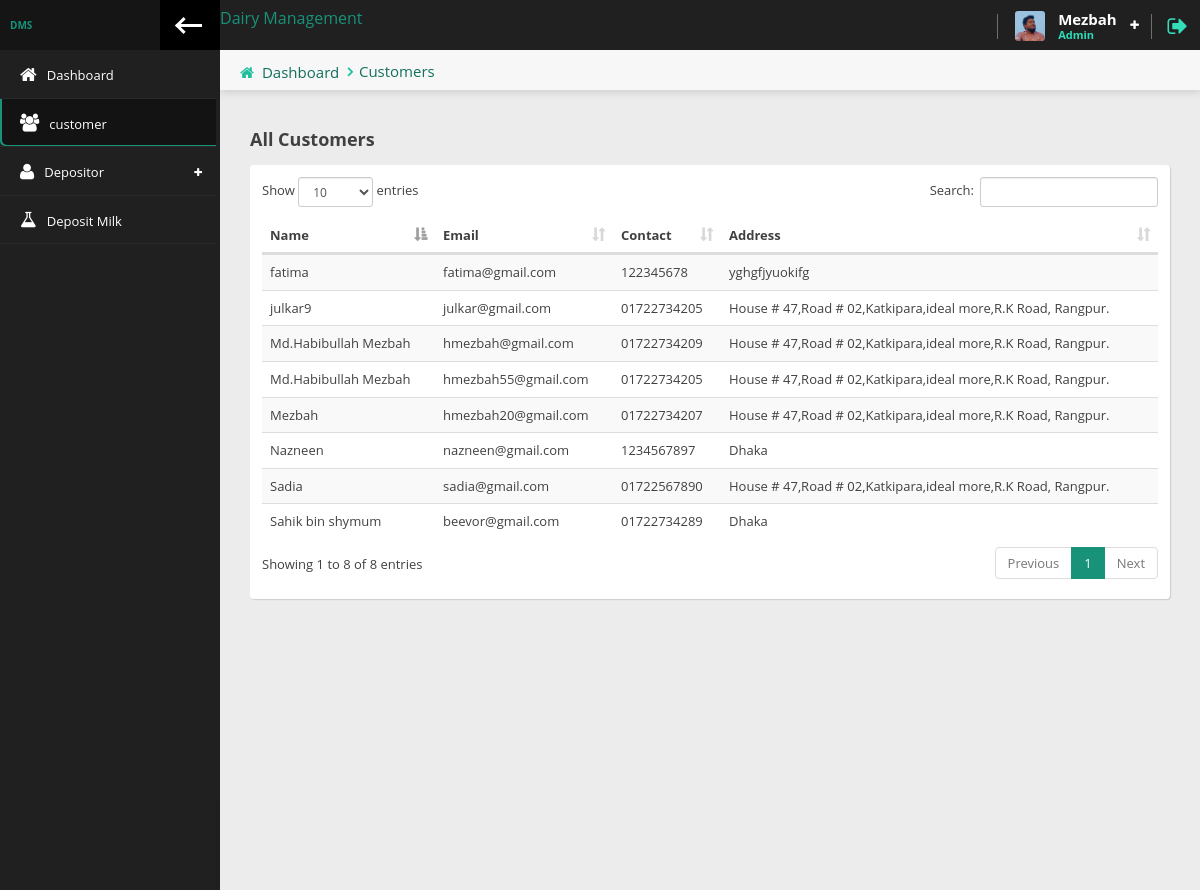
Page /Admin/customer.php (signed in) on the committed database.
### tables this page shows
CREATE TABLE `customer` (
  `id` int(5) NOT NULL,
  `name` varchar(100) NOT NULL,
  `email` varchar(50) NOT NULL,
  `password` varchar(100) NOT NULL,
  `contact` varchar(11) NOT NULL,
  `address` varchar(200) NOT NULL,
  `datetime` timestamp NOT NULL DEFAULT current_timestamp()
);

### Admin/customer.php (the view, shortened to what this page needs)
<?php
require_once 'header.php';
?>
                <div class="content-header">
                    <div class="leftside-content-header">
                    <ul class="breadcrumbs">
                        <li><i class="fa fa-home" aria-hidden="true"></i><a href="#">Dashboard</a></li>
                        <li><a href="javascript:avoid(0)">Customers</a></li>
                    </ul>
                    </div>
                </div>
    <div class="row animated fadeInUp">
        <div class="col-sm-12">
                    <h4 class="section-subtitle"><b>All Customers</b></h4>
                    <div class="panel">
                        <div class="panel-content">
                            <div class="table-responsive">
                                <table id="basic-table" class="data-table table table-striped nowrap table-hover" cellspacing="0" width="100%">
                                    <thead>
                                    <tr>
                                        <th>Name</th>
                                        <th>Email</th>
                                        <th>Contact</th>
                                        <th>Address</th>
                                    </tr>
                                    </thead>
                                    <tbody>
                                        <?php
                                        $result=mysqli_query($con, "SELECT * FROM `customer`");
                                        while($row = mysqli_fetch_assoc($result)) {
                                            ?>
                                            <tr>
                                            <td><?= $row["name"] ?></td>
                                            <td><?= $row["email"] ?></td>
                                            <td><?= $row["contact"] ?></td>
                                            <td><?= $row["address"] ?></td>
                                            </tr>
                                            <?php
                                            }
                                        ?>
                                    </tbody>
                                </table>
                            </div>
                        </div>
                    </div>
                </div>
    </div>
        <?php
            require_once 'footer.php';
        ?>

### Admin/header.php (shortened to what this page needs)
<?php
$page = explode('/',$_SERVER['PHP_SELF']);
$page = end($page);
?>
<!doctype html>
<html lang="en" class="fixed left-sidebar-top">
<head>
    <link href="../assets/vendor/pace/pace-theme-minimal.css" rel="stylesheet" />
    <link rel="stylesheet" href="../assets/vendor/bootstrap/css/bootstrap.css">
    <link rel="stylesheet" href="../assets/vendor/font-awesome/css/font-awesome.css">
    <link rel="stylesheet" href="../assets/vendor/animate.css/animate.css">
    <link rel="stylesheet" href="../assets/vendor/toastr/toastr.min.css">
    <link rel="stylesheet" href="../assets/vendor/magnific-popup/magnific-popup.css">
    <link rel="stylesheet" href="../assets/vendor/data-table/media/css/dataTables.bootstrap.min.css">
    <link rel="stylesheet" href="../assets/stylesheets/css/style.css">
</head>
<body>
    <div class="wrap">
        <div class="page-header">
            <div class="leftside-header">
                <div class="logo">
                    <a href="index.php" class="on-click">
                        <h5>Dairy Management</h5>
                    </a>
                </div>
            </div>
            <div class="rightside-header">
                <div class="header-section hidden-xs" id="notice-headerbox">
                </div>
                <div class="header-section" id="user-headerbox">
                    <div class="user-header-wrap">
                        <div class="user-photo">
                            <img alt="profile photo" src="../assets/images/avatar/mezbah.jpg" />
                        </div>
                        <div class="user-info">
                            <span class="user-name">Mezbah</span>
                            <span class="user-profile">Admin</span>
                        </div>
                        <i class="fa fa-plus icon-open" aria-hidden="true"></i>
                    </div>
                </div>
                <div class="header-section">
                    <a href="logout.php" data-toggle="tooltip" data-placement="left" title="Logout"><i class="fa fa-sign-out log-out" aria-hidden="true"></i></a>
                </div>
            </div>
        </div>
        <div class="page-body">
            <div class="left-sidebar">
                <div class="left-sidebar-header">
                    <div class="left-sidebar-title">DMS</div>
                    <div class="left-sidebar-toggle c-hamburger c-hamburger--htla hidden-xs" data-toggle-class="left-sidebar-collapsed" data-target="html">
                        <span></span>
                    </div>
                </div>
                <div id="left-nav" class="nano">
                    <div class="nano-content">
                        <nav>
                            <ul class="nav nav-left-lines" id="main-nav">
                                <li class="<?=$page=='index.php'?'active-item':''?>"><a href="index.php"><i class="fa fa-home" aria-hidden="true"></i><span>Dashboard</span></a></li>
                                <li class="<?=$page=='customer.php'?'active-item':''?>"><a href="customer.php"><i class="fa fa-users" aria-hidden="true"></i><span>customer</span></a></li>
                                <li class="has-child-item close-item <?=$page=='add_depositor.php'?'open-item':''?><?=$page=='manage_depositor.php'?'open-item':''?>">
                                    <a><i class="fa fa-user" aria-hidden="true"></i><span>Depositor</span></a>
                                </li>
                                <li class="<?=$page=='deposit_milk.php'?'active-item':''?>"><a href="deposit_milk.php"><i class="fa fa-flask" aria-hidden="true"></i><span>Deposit Milk</span></a></li>
                            </ul>
                        </nav>
                    </div>
                </div>
            </div>
            <div class="content">

### Admin/footer.php (shortened to what this page needs)
    </div>
</div>

### rows in the picture
customer: name "Md.Habibullah Mezbah", email "hmezbah@gmail.com", contact "01722734209", address "House # 47,Road # 02,Katkipara,ideal more,R.K Road, Rangpur."
customer: name "Mezbah", email "hmezbah20@gmail.com", contact "01722734207", address "House # 47,Road # 02,Katkipara,ideal more,R.K Road, Rangpur."
customer: name "julkar9", email "julkar@gmail.com", contact "01722734205", address "House # 47,Road # 02,Katkipara,ideal more,R.K Road, Rangpur."
customer: name "Md.Habibullah Mezbah", email "hmezbah55@gmail.com", contact "01722734205", address "House # 47,Road # 02,Katkipara,ideal more,R.K Road, Rangpur."
customer: name "fatima", email "fatima@gmail.com", contact "122345678", address "yghgfjyuokifg"
customer: name "Sahik bin shymum", email "beevor@gmail.com", contact "01722734289", address "Dhaka"
customer: name "Sadia", email "sadia@gmail.com", contact "01722567890", address "House # 47,Road # 02,Katkipara,ideal more,R.K Road, Rangpur."
customer: name "Nazneen", email "nazneen@gmail.com", contact "1234567897", address "Dhaka"
